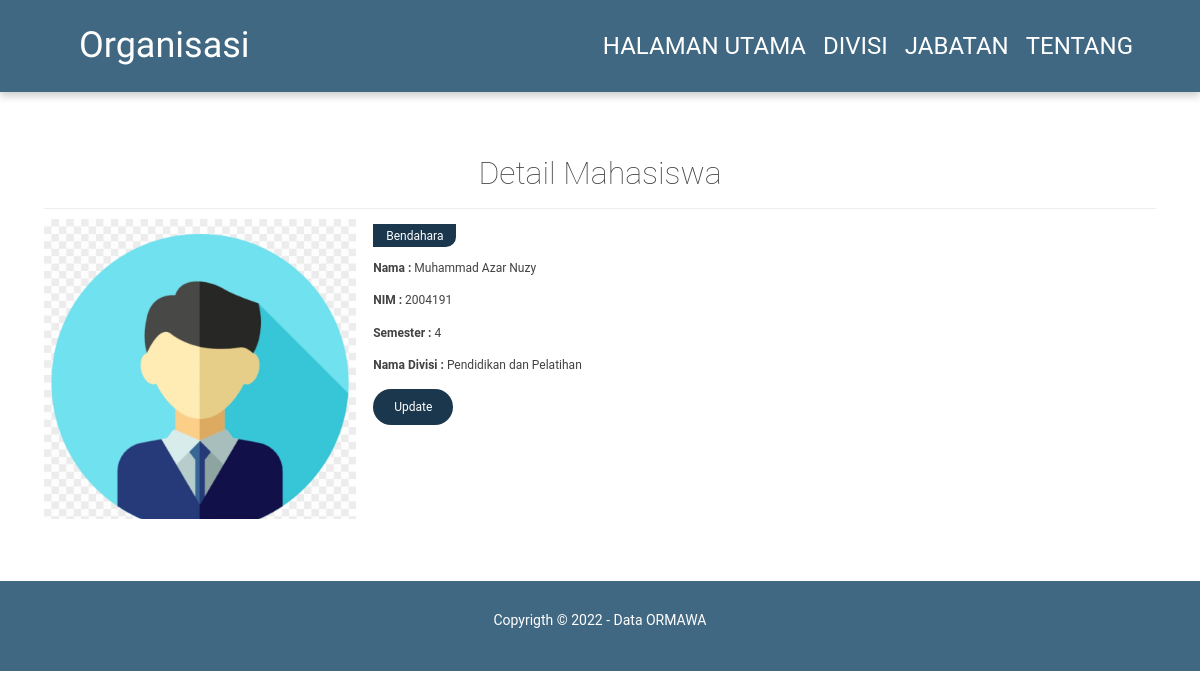
The app's page /detail.php?id=4 with its own data.
### tables this page shows
CREATE TABLE `pengurus` (
  `id_pengurus` int(11) NOT NULL AUTO_INCREMENT,
  `nim` varchar(50) NOT NULL,
  `nama` varchar(255) NOT NULL,
  `semester` int(11) NOT NULL,
  `foto` varchar(255) NOT NULL,
  `id_jabatan` int(11) NOT NULL,
  `id_divisi` int(11) NOT NULL,
  PRIMARY KEY (`id_pengurus`),
  KEY `id_jabatan` (`id_jabatan`),
  KEY `id_divisi` (`id_divisi`),
  CONSTRAINT `pengurus_ibfk_1` FOREIGN KEY (`id_jabatan`) REFERENCES `jabatan` (`id_jabatan`) ON DELETE CASCADE ON UPDATE CASCADE,
  CONSTRAINT `pengurus_ibfk_2` FOREIGN KEY (`id_divisi`) REFERENCES `divisi` (`id_divisi`) ON DELETE CASCADE ON UPDATE CASCADE
);

CREATE TABLE `jabatan` (
  `id_jabatan` int(11) NOT NULL AUTO_INCREMENT,
  `jabatan` varchar(255) NOT NULL,
  PRIMARY KEY (`id_jabatan`)
);

CREATE TABLE `divisi` (
  `id_divisi` int(11) NOT NULL AUTO_INCREMENT,
  `nama_divisi` varchar(255) NOT NULL,
  PRIMARY KEY (`id_divisi`)
);

### conf.php (called while the page is built)
<?php
$db_host = "localhost";
$db_user = "root";
$db_pass = "";
$db_name = "db_organisasi";

### includes/DB.php (called while the page is built, shortened)
<?php
class DB
{
    var $db_host;
    var $db_user;
    var $db_password;
    var $db_name;
    var $db_link;
    var $result;
    function __construct($db_host = '', $db_user = '', $db_password = '', $db_name = '')
    {
        $this->db_host = $db_host;
        $this->db_user = $db_user;
        $this->db_password = $db_password;
        $this->db_name = $db_name;
    }
    function open()
    {
        $this->db_link = mysqli_connect($this->db_host, $this->db_user, $this->db_password, $this->db_name);
    }
    function execute($query = "")
    {
        $this->result = mysqli_query($this->db_link, $query);
    }
    function getResult()
    {
        return mysqli_fetch_array($this->result);
    }
}

### includes/Pengurus.class.php (called while the page is built, shortened)
<?php
class Pengurus extends Jabatan
{
    function getDetail($id)
    {
        $query = "SELECT * FROM pengurus JOIN jabatan ON pengurus.id_jabatan
        = jabatan.id_jabatan JOIN divisi ON pengurus.id_divisi = divisi.id_divisi
        WHERE id_pengurus = '$id'";
        return $this->execute($query);
    }
}

### detail.php (the view, shortened to what this page needs)
<?php
include("conf.php");
include("includes/DB.php");
include("includes/Pengurus.class.php");
$pengurus = new Pengurus($db_host, $db_user, $db_pass, $db_name);
$divisi = new Pengurus($db_host, $db_user, $db_pass, $db_name);
$jabatan =  new Pengurus($db_host, $db_user, $db_pass, $db_name);
$pengurus->open();
$divisi->open();
$jabatan->open();
$divisi->getDivisi();
$jabatan->getJabatan();
$rowDiv = [];
$rowJabatan = [];
while ($row = $divisi->getResult()) {
    $rowDiv[] = $row;
}
while ($row = $jabatan->getResult()) {
    $rowJabatan[] = $row;
}
if (isset($_GET['id'])) {
    $id = $_GET['id'];
    $pengurus->getDetail($id);
}
$data = null;
while ($row = $pengurus->getResult()) {
    $data .= "<article class='explore-detail' tabindex='0'>
    <div class='img-container'>
      <img
        class='explore-item__thumbnail'
        src='./images/" . $row['foto'] . "'
        alt='" . $row['nama'] . "'
        tabindex='0'
      />
    </div>
    <ul class='detail-explore__info'>
      <li tabindex='0'>
        <span class='category'>" . $row['jabatan'] . "</span>
      </li>
      <li tabindex='0'>
        <strong>Nama        : </strong
        >" . $row['nama'] . "
      </li>
      <li tabindex='0'>
        <strong>NIM : </strong
        >" . $row['nim'] . "
      </li>
      <li tabindex='0'>
        <strong>Semester : </strong
        >" . $row['semester'] . "
      </li>
      <li tabindex='0'>
        <strong>Nama Divisi : </strong
        >" . $row['nama_divisi'] . "
      </li>
      <li tabindex='0' style='margin-top:10px'>
            <a
            href='detail.php?id=" . $row['id_pengurus'] . "'
            class='action-btn' id='btn-update'
            >Update</a
            >
      </li>
    </ul>
    <div class='form-review'>
        <form autocomplete='on' action='' method='POST'class='formUpdate' style='display:none;' enctype='multipart/form-data'>
            <div class='mb-3'>
                <label for='tnama' class='form-label'>Nama</label>
                <input type='text' class='form-control' name='tnama' id='tnama' minlength='3' placeholder='Nama' value=" . $row['nama'] . " required>
            </div>
            <div class='mb-3'>
                <label for='tnim' class='form-label'>NIM</label>
                <input type='text' class='form-control' name='tnim' id='tnim' minlength='3' placeholder='NIM' value=" . $row['nim'] . " required>
            </div>
            <div class='mb-3'>
                <label for='tsemester' class='form-label'>Semester</label>
                <input type='number' class='form-control' name='tsemester' id='tsemester' placeholder='Semester' value=" . $row['semester'] . " required>
            </div>
            <div class='mb-3'>
              <label for='tfoto' class='form-label'>Foto</label>
              <input class='form-control' type='file' id='tfoto' name='tfoto' required />
            </div>
            <div class='mb-3'>
                <label for='tdivisi' class='form-label'>Divisi</label>
                <select name='tdivisi' id='tdivisi' class='form-control'>
                ";
    foreach ($rowDiv as $div) :
        $data .= "<option value='" . $div['id_divisi'] . "'>" . $div['nama_divisi'] . "</option>";
    endforeach;
    $data .= "</select>
            </div>
            <div class='mb-3'>
                <label for='tjabatan' class='form-label'>Jabatan</label>
                <select name='tjabatan' id='tjabatan' class='form-control'>
                ";
    foreach ($rowJabatan as $div) :
        $data .= "<option value='" . $div['id_jabatan'] . "'>" . $div['jabatan'] . "</option>";
    endforeach;
    $data .= "
                </select>
            </div>
            <button id='submit-review' type='submit' class='submit-btn' name='submit'>Submit</button>
        </form>
    </div>
  </article>";
}

### style/style.css (style rules this page uses)
* { padding: 0; margin: 0; box-sizing: border-box; }
body, html { margin: 0; padding: 0; width: 100%; height: 100%; }
body { font-family: 'Roboto', sans-serif; font-size: 12px; color: #424242; }
.action-btn { color: white; border: 1px solid transparent; text-decoration: none; }
.header { min-height: 50px; transition: min-height 0.3s; width: 100%; display: grid; grid-template-columns: 1fr 2fr; background-color: #406882; color: white; box-shadow: 0 4px 8px 0 rgba(0, 0, 0, 0.2); }
.header__inner { width: 100%; text-align: center; margin-left: 10px; margin-right: auto; display: flex; align-items: center; }
.header__title { font-weight: 300; font-size: 2em; font-family: 'Paytone One', sans-serif; margin: 0 0.25em; display: inline-block; color: white; }
.nav { width: 100%; margin-left: auto; margin-right: auto; }
.nav__list { width: 100%; padding: 0; margin: 0; text-align: right; }
.nav__item { box-sizing: border-box; display: inline-block; text-align: center; line-height: 24px; padding: 24px; text-transform: uppercase; }
.nav a { text-decoration: none; color: white; display: flex; align-items: center; min-width: 44px; min-height: 44px; }
#main-content { padding: 32px; }
.explore__content { width: 100%; margin: 30px auto; text-align: center; }
.main-content__title { font-size: 32px; font-weight: lighter; }
.main-content__title::after { content: ''; margin-top: 16px; display: block; border-bottom: 1px solid #eeeeee; }
.explore-item__thumbnail { width: 100%; }
.img-container { text-align: center; width: 100%; position: relative; overflow: hidden; max-height: 600px; }
.img-container img { width: 100%; max-height: 300px; object-fit: cover; object-position: top; }
.action-btn { padding: 10px 20px; background-color: #1a374d; border-radius: 30px; }
footer { padding: 2em; width: 100%; text-align: center; color: white; background-color: #406882; }
footer ul { list-style: none; }
footer li { margin: 0.3em 0; font-size: 14px; }

### style/detail.css (style rules this page uses)
ul { padding: 0; }
.explore-detail { margin-top: 10px; }
.detail-explore__info { text-align: left; }
.detail-explore__info li { position: relative; display: block; padding: 0.6em; text-decoration: none; }
.category { padding: 0.3em 1em; color: white; background-color: #1a374d; margin-right: 2px; border: 1px solid transparent; border-radius: 0 0 10px 0; }

### style/responsive.css (style rules this page uses)
@media screen and (min-width: 480px) { .nav__item { font-size: 24px; padding: 24px 7px; } }
@media screen and (min-width: 480px) { .header__title { font-size: 2.3em; } }
@media screen and (min-width: 720px) { .explore-detail { display: grid; gap: 10px; } }
@media screen and (min-width: 720px) { .header__title { font-size: 2em; } }
@media screen and (min-width: 720px) { .header__inner { padding-left: 5vw; } }
@media screen and (min-width: 720px) { .nav__item { font-size: 1.5em; } }
@media screen and (min-width: 720px) { .nav__list { padding-right: 5vw; } }
@media screen and (min-width: 720px) { .explore-detail { grid-template-columns: 1fr 1.5fr 1fr; } }
@media screen and (min-width: 720px) { .header__title { font-size: 3em; } }
@media screen and (min-width: 720px) { .nav__item { font-size: 2em; } }
@media only screen and (min-width: 1200px) { main { max-width: 1200px; display: block; margin: auto auto; } }

### records on screen
pengurus: foto (picture), id_jabatan.jabatan "Bendahara", nama "Muhammad Azar Nuzy", nim "2004191", semester "4", id_divisi.nama_divisi "Pendidikan dan Pelatihan"

### other values on screen
$this->content "Organisasi HALAMAN UTAMA DIVISI JABATAN TENTANG Detail Mahasiswa Copyrigth © 2022 - Data ORMAWA"
